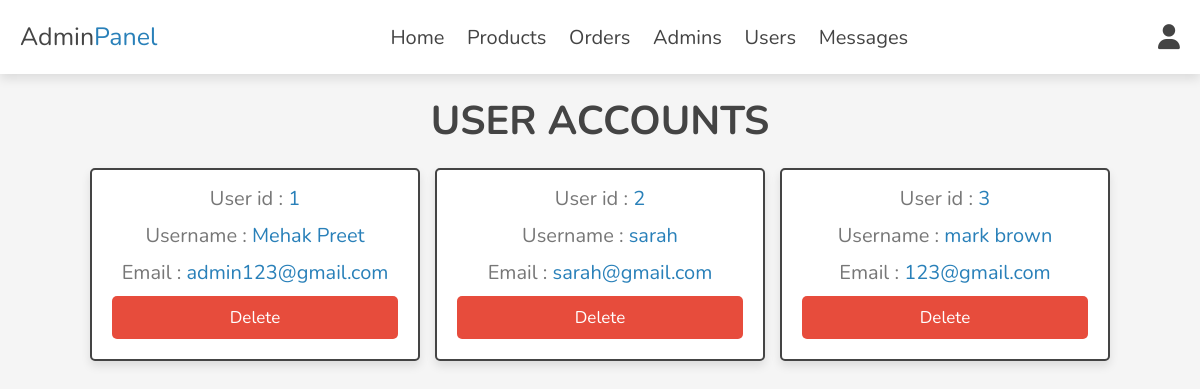
Screenshot of /admin/users_accounts.php (signed in) with the database file from the repository.
### tables this page shows
CREATE TABLE `users` (
  `id` int(100) NOT NULL,
  `name` varchar(20) NOT NULL,
  `email` varchar(50) NOT NULL,
  `password` varchar(50) NOT NULL
);

### admin/users_accounts.php (the view, shortened to what this page needs)
<?php
include '../main/connect.php';
?>
<!DOCTYPE html>
<html lang="en">
<head>
   <link rel="stylesheet" href="https://cdnjs.cloudflare.com/ajax/libs/font-awesome/6.1.1/css/all.min.css">
   <link rel="stylesheet" href="../css/admin_style.css">
</head>
<body>
<?php include '../main/admin_header.php'; ?>
<section class="accounts">
   <h1 class="heading">user accounts</h1>
   <div class="box-container">
   <?php
      $select_accounts = $conn->prepare("SELECT * FROM `users`");
      $select_accounts->execute();
      if($select_accounts->rowCount() > 0){
         while($fetch_accounts = $select_accounts->fetch(PDO::FETCH_ASSOC)){
   ?>
   <div class="box">
      <p> User id : <span><?= $fetch_accounts['id']; ?></span> </p>
      <p> Username : <span><?= $fetch_accounts['name']; ?></span> </p>
      <p> Email : <span><?= $fetch_accounts['email']; ?></span> </p>
      <a href="users_accounts.php?delete=<?= $fetch_accounts['id']; ?>" onclick="return confirm('Delete this account? The user related information will also be delete!')" class="delete-btn">delete</a>
   </div>
   <?php
         }
      }else{
         echo '<p class="empty">No accounts available!</p>';
      }
   ?>
   </div>
</section>
</body>
</html>

### css/admin_style.css (style rules this page uses)
:root { --main-color:#2980b9; --red:#e74c3c; --black:#444; --white:#fff; --light-color:#777; --light-bg:#f5f5f5; --border:.2rem solid var(--black); --box-shadow:0 .5rem 1rem rgba(0,0,0,.1); }
* { font-family: 'Nunito', sans-serif; margin:0; padding:0; box-sizing: border-box; outline: none; border:none; text-decoration: none; }
html { font-size: 62.5%; overflow-x: hidden; }
body { background-color: var(--light-bg); }
section { padding:2rem; max-width: 1200px; margin:0 auto; }
.heading { font-size: 4rem; color:var(--black); margin-bottom: 2rem; text-align: center; text-transform: uppercase; }
.btn, .delete-btn, .option-btn { display: block; width: 100%; margin-top: 1rem; border-radius: .5rem; padding:1rem 3rem; font-size: 1.7rem; text-transform: capitalize; color:var(--white); cursor: pointer; text-align: center; }
.delete-btn { background-color: var(--red); }
.accounts .box-container { display: grid; grid-template-columns: repeat(auto-fit, 33rem); gap:1.5rem; align-items: flex-start; justify-content: center; }
.accounts .box-container .box { padding:2rem; padding-top: .5rem; border-radius: .5rem; text-align: center; border:var(--border); background-color: var(--white); box-shadow: var(--box-shadow); }
.accounts .box-container .box p { font-size: 2rem; color:var(--light-color); margin: 1rem 0; }
.accounts .box-container .box p span { color:var(--main-color); }

### rows the page displays
users: id "1", name "Mehak Preet", email "admin123@gmail.com"
users: id "2", name "sarah", email "sarah@gmail.com"
users: id "3", name "mark brown", email "123@gmail.com"
